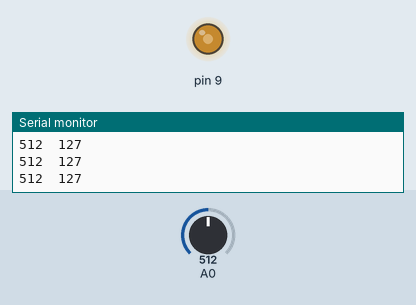
This sketch was run on a simulated Arduino Uno, built with avr-gcc and run on an emulated ATmega328P. On the bench: output pins drawn as LEDs (lit = HIGH), the last lines printed to the serial monitor. The inputs (shaded band) are chosen by the test bench; at power-on: A0 = 512.

Above: at 1.2 s.
1.3 s: A0 set to 985
At 2.4 s:
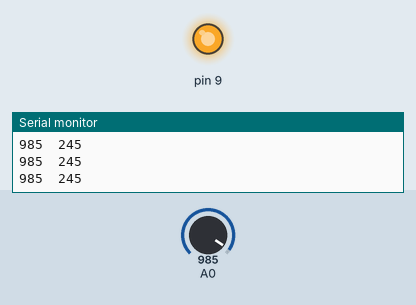
2.8 s: A0 set to 1008
At 3.4 s:
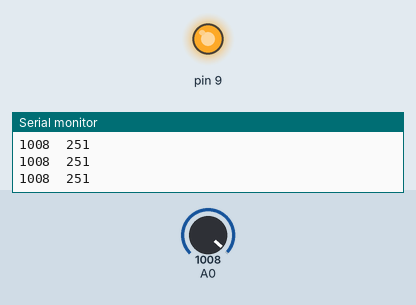
5.8 s: A0 set to 716
At 6.7 s:
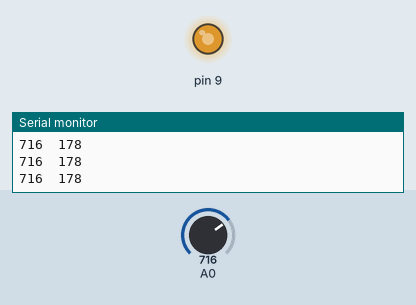
7.3 s: A0 set to 122
At 8.1 s:
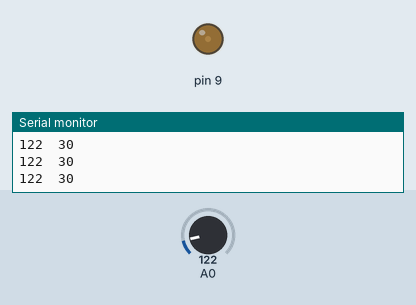
8.8 s: A0 set to 0
At 10.0 s:
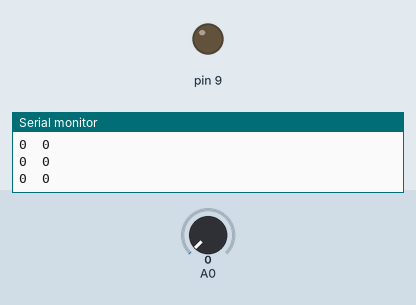
10.3 s: A0 set to 90
At 11.4 s:
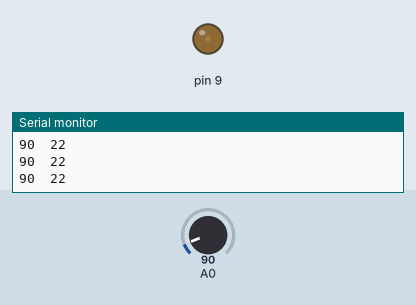
11.8 s: A0 set to 110
Timing chart, 0 to 14.3 s (numbered marks = the images above; inputs shaded):
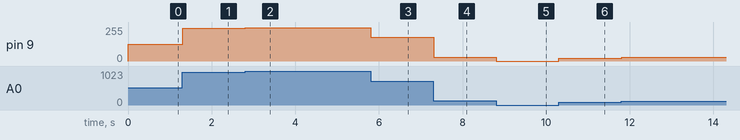

Measured:
- after the input at 1.3 s, pin 9: 127/255 → 245/255 at once
- after the input at 2.8 s, pin 9: 245/255 → 251/255 at once
- after the input at 5.8 s, pin 9: 251/255 → 178/255 at once
- after the input at 7.3 s, pin 9: 178/255 → 30/255 at once
- after the input at 8.8 s, pin 9: 30/255 → 0/255 at once
- after the input at 10.3 s, pin 9: 0/255 → 22/255 at once
- after the input at 11.8 s, pin 9: 22/255 → 27/255 at once

The sketch:

analogPotWrite.ino
```cpp
void setup() {
  // put your setup code here, to run once:
  pinMode(9, OUTPUT);
  Serial.begin(9600);
}

void loop() {
  // put your main code here, to run repeatedly:
  int joystick = analogRead(A0);
  int pos = map(joystick, 0, 1024, 0, 255);
  analogWrite(9, pos);
  Serial.print(joystick);
  Serial.print("\t");
  Serial.println(pos);
}
```
